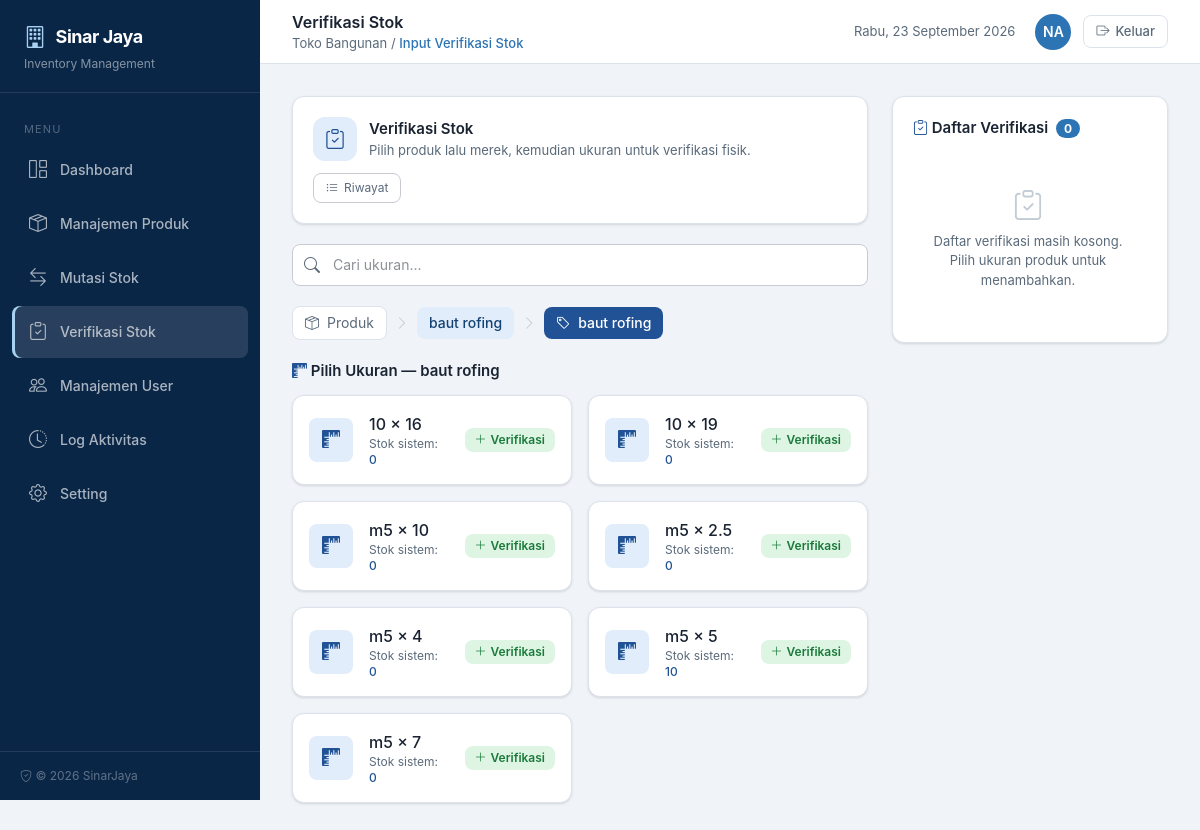
The app's page /verifikasi-stok/input?step=ukuran&produk_id=31&merek_id=21 (signed in), older data.
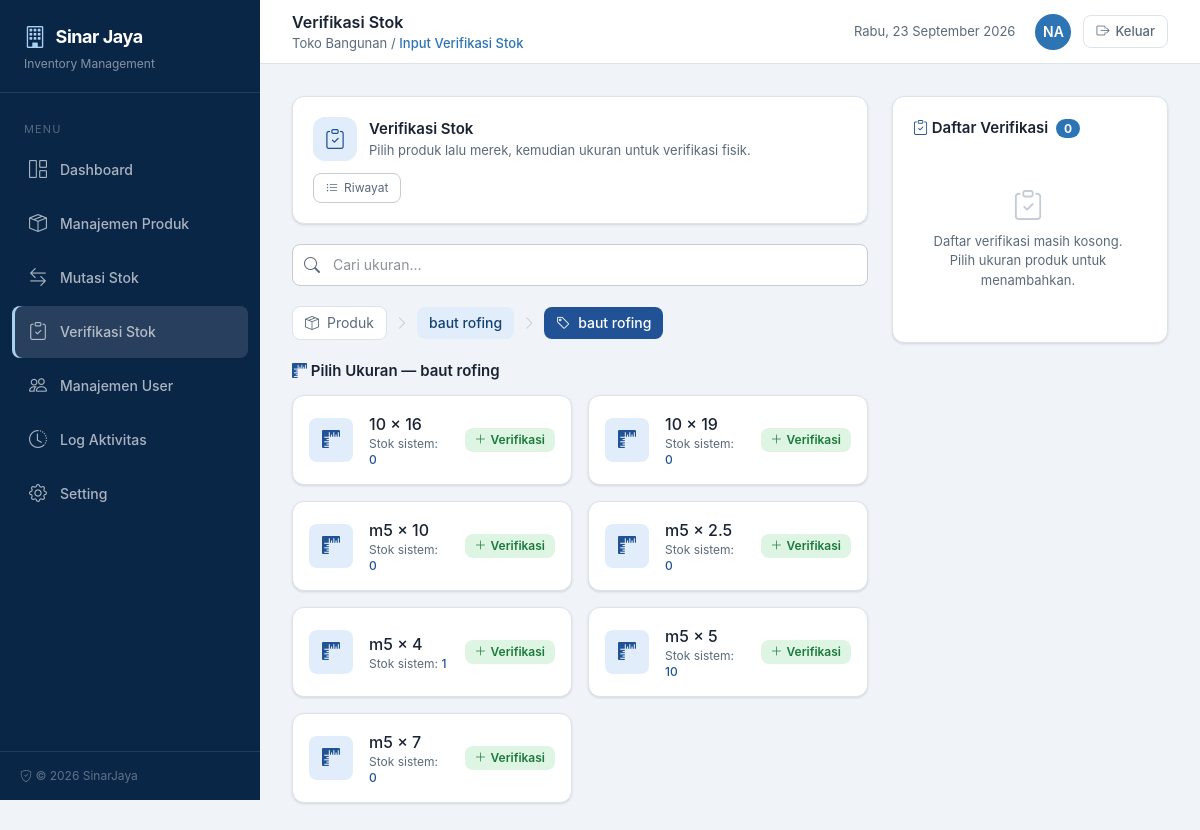
The same page, newer data.
### tables this page shows
CREATE TABLE "ukuran" ("id" integer primary key autoincrement not null, "id_merek" integer not null, "ukuran" varchar not null, "stok" numeric not null, "harga_modal" numeric not null, "harga_jual" numeric not null, "created_at" datetime, "updated_at" datetime, "deleted_at" datetime, ukuran_numeric REAL, foreign key("id_merek") references "merek"("id"));

### index.php (called while the page is built, shortened)
<?php
require_once __DIR__ . '/includes/helpers.php';
$uri = parse_url($_SERVER['REQUEST_URI'], PHP_URL_PATH);
$uri = rtrim($uri, '/') ?: '/';
$method = $_SERVER['REQUEST_METHOD'];
$routes = [
    'GET /'                               => ['action' => 'middleware',    'auth' => 'guest'],
    'GET /login'                          => ['page' => 'login',           'auth' => 'guest'],
    'POST /login'                         => ['action' => 'auth',          'auth' => 'guest'],
    'GET /logout'                         => ['action' => 'auth',          'auth' => 'auth', 'do' => 'logout'],
    'GET /dashboard'                      => ['page' => 'dashboard',       'auth' => 'auth'],
    'GET /produk'                         => ['page' => 'produk',          'auth' => 'auth'],
    'POST /produk'                        => ['action' => 'produk',        'auth' => 'auth'],
    'GET /mutasi-stok'                    => ['page' => 'mutasi-stok',     'auth' => 'auth'],
    'GET /mutasi-stok/input'              => ['page' => 'mutasi-stok-input', 'auth' => 'auth'],
    'POST /mutasi-stok'                   => ['action' => 'mutasi',        'auth' => 'auth'],
    'POST /mutasi-stok/input'             => ['action' => 'mutasi',        'auth' => 'auth'],
    'GET /verifikasi-stok'                => ['page' => 'verifikasi-stok', 'auth' => 'auth'],
    'GET /verifikasi-stok/input'          => ['page' => 'verifikasi-stok-input', 'auth' => 'auth'],
    'POST /verifikasi-stok'               => ['action' => 'verifikasi',    'auth' => 'auth'],
    'POST /verifikasi-stok/input'         => ['action' => 'verifikasi',    'auth' => 'auth'],
    'GET /manajemen-user'                 => ['page' => 'manajemen-user',  'auth' => 'auth'],
    'POST /manajemen-user'                => ['action' => 'user',          'auth' => 'auth'],
    'GET /log-aktivitas'                  => ['page' => 'log-aktivitas',   'auth' => 'auth'],
    'GET /cetak-mutasi'                   => ['page' => 'cetak-mutasi',    'auth' => 'auth'],
    'GET /cetak-log'                      => ['page' => 'cetak-log',       'auth' => 'auth'],
    'GET /setting'                        => ['page' => 'setting',         'auth' => 'auth'],
    'POST /setting'                       => ['action' => 'setting',       'auth' => 'auth'],
    'GET /api/produk-cascade'             => ['api' => 'produk-cascade', 'auth' => 'auth'],
];
$routeKey = $method . ' ' . $uri;
$route = $routes[$routeKey];
$pageFile = __DIR__ . '/pages/' . $route['page'] . '.php';
require $pageFile;

### includes/helpers.php (called while the page is built, shortened)
<?php
function sanitize(mixed $value): string
{
    return htmlspecialchars((string)$value, ENT_QUOTES, 'UTF-8');
}
function e(mixed $value): string
{
    return sanitize($value);
}
function format_number($angka, int $decimals = 2): string
{
    return number_format((float)$angka, $decimals, ',', '.');
}

### pages/verifikasi-stok-input.php (the view, shortened to what the changed rows need)
<?php
$db = db();
$step = &$_SESSION['verifikasi_step'];
$keranjang = &$_SESSION['verifikasi_keranjang'];
$search = trim($_GET['search'] ?? '');
$currentStep = 'produk';
if (!empty($step['produk_id']) && empty($step['merek_id'])) {
    $currentStep = 'merek';
} elseif (!empty($step['merek_id'])) {
    $currentStep = 'ukuran';
}
$produkSearch = $currentStep === 'produk' ? $search : '';
$produkPerHalaman = 100;
if ($produkSearch !== '' && search_min_length($produkSearch)) {
    [$produkSearchSql, $produkSearchParams] = fts_search_produk($produkSearch);
    $countP = $db->prepare('SELECT COUNT(*) FROM produk p WHERE p.deleted_at IS NULL AND ' . $produkSearchSql);
    $countP->execute($produkSearchParams);
    $produkTotal = (int)$countP->fetchColumn();
} else {
    $produkTotal = (int)$db->query('SELECT COUNT(*) FROM produk WHERE deleted_at IS NULL')->fetchColumn();
    $produkSearchSql = null;
    $produkSearchParams = [];
}
$produkTotalPages = max(1, (int)ceil($produkTotal / $produkPerHalaman));
$produkHalaman = max(1, min((int)($_GET['halaman'] ?? 1), $produkTotalPages));
$produkOffset = ($produkHalaman - 1) * $produkPerHalaman;
if ($produkSearchSql !== null) {
    $produkStmt = $db->prepare(
        'SELECT p.*, COUNT(m.id) AS merek_count
         FROM produk p
         LEFT JOIN merek m ON m.id_produk = p.id AND m.deleted_at IS NULL
         WHERE p.deleted_at IS NULL AND ' . $produkSearchSql .
        ' GROUP BY p.id ORDER BY p.nama LIMIT ? OFFSET ?'
    );
    $produkStmt->execute(array_merge($produkSearchParams, [$produkPerHalaman, $produkOffset]));
} else {
    $produkStmt = $db->prepare(
        'SELECT p.*, COUNT(m.id) AS merek_count
         FROM produk p
         LEFT JOIN merek m ON m.id_produk = p.id AND m.deleted_at IS NULL
         WHERE p.deleted_at IS NULL
         GROUP BY p.id ORDER BY p.nama LIMIT ? OFFSET ?'
    );
    $produkStmt->execute([$produkPerHalaman, $produkOffset]);
}
$produkCards = $produkStmt->fetchAll(PDO::FETCH_ASSOC);
$ukuranCards = [];
if ($currentStep === 'ukuran') {
    $ukuranWhere = 'id_merek = ? AND deleted_at IS NULL';
    $ukuranParams = [(int)$step['merek_id']];
    $ukuranSql = 'SELECT * FROM ukuran WHERE ' . $ukuranWhere . ' ORDER BY ukuran';
    $ukuranStmt = $db->prepare($ukuranSql);
    $ukuranStmt->execute($ukuranParams);
    $ukuranCards = $ukuranStmt->fetchAll(PDO::FETCH_ASSOC);
}
?>
<div data-verifikasi-input>
    <div class="grid grid-cols-1 lg:grid-cols-3 gap-6">
        <div class="lg:col-span-2 space-y-5">
            <?php if ($currentStep === 'produk'): ?>
                <div>
                    <h3 class="text-[15px] font-semibold mb-3"><i class="bi bi-box-seam text-[#205295]"></i> Pilih Produk</h3>
                    <div class="grid grid-cols-1 sm:grid-cols-2 gap-4">
                        <?php if (empty($produkCards)): ?>
                            <div class="col-span-full text-center py-8 text-[#5a6a7a]">Belum ada produk. Tambahkan lewat Manajemen Produk.</div>
                        <?php else: ?>
                            <?php foreach ($produkCards as $p): ?>
                                <a href="/verifikasi-stok/input?step=merek&produk_id=<?= (int)$p['id'] ?>"
                                   class="flex items-center gap-4 rounded-xl border border-[#dce3ed] bg-white p-4 shadow-sm hover:border-[#205295] hover:shadow-md transition-all text-left">
                                    <div class="w-11 h-11 rounded-lg bg-[#e1edfa] text-[#205295] flex items-center justify-center text-lg shrink-0"><i class="bi bi-box-seam"></i></div>
                                    <div class="min-w-0">
                                        <div class="font-medium truncate"><?= e($p['nama']) ?></div>
                                        <div class="text-xs text-[#5a6a7a]"><?= (int)$p['merek_count'] ?> merek</div>
                                    </div>
                                    <i class="bi bi-chevron-right ml-auto text-[#c3cbd5]"></i>
                                </a>
                            <?php endforeach; ?>
                        <?php endif; ?>
                    </div>
                    <?php if ($produkTotalPages > 1): ?>
                        <div class="mt-4 flex items-center justify-between gap-3 text-[13px] text-[#5a6a7a]">
                            <span>Menampilkan <?= $produkTotal > 0 ? (($produkHalaman - 1) * $produkPerHalaman + 1) : 0 ?>–<?= min($produkHalaman * $produkPerHalaman, $produkTotal) ?> dari <?= $produkTotal ?> produk</span>
                            <span class="flex items-center gap-2">
                                <?php if ($produkHalaman > 1): ?>
                                    <a href="/verifikasi-stok/input?step=produk&search=<?= e(urlencode($search)) ?>&halaman=<?= $produkHalaman - 1 ?>"
                                       class="inline-flex items-center gap-1 px-3 py-1.5 rounded-lg border border-[#dce3ed] bg-white hover:border-[#2c74b3] hover:text-[#2c74b3] transition">
                                        <i class="bi bi-chevron-left"></i> Sebelumnya
                                    </a>
                                <?php endif; ?>
                                <?php if ($produkHalaman < $produkTotalPages): ?>
                                    <a href="/verifikasi-stok/input?step=produk&search=<?= e(urlencode($search)) ?>&halaman=<?= $produkHalaman + 1 ?>"
                                       class="inline-flex items-center gap-1 px-3 py-1.5 rounded-lg border border-[#dce3ed] bg-white hover:border-[#2c74b3] hover:text-[#2c74b3] transition">
                                        Selanjutnya <i class="bi bi-chevron-right"></i>
                                    </a>
                                <?php endif; ?>
                            </span>
                        </div>
                    <?php endif; ?>
                </div>
            <?php else: ?>
                <div>
                    <div class="grid grid-cols-1 sm:grid-cols-2 gap-4">
                        <?php if (empty($ukuranCards)): ?>
                            <div class="col-span-full text-center py-8 text-[#5a6a7a]">Belum ada ukuran pada merek ini.</div>
                        <?php else: ?>
                            <?php foreach ($ukuranCards as $u): ?>
                                <?php $sudahDiKeranjang = isset($keranjang[$u['id']]); ?>
                                <?php if ($sudahDiKeranjang): ?>
                                    <div class="flex items-center gap-4 rounded-xl border border-[#1a7a3a] bg-[#f0faf2] p-4 shadow-sm">
                                <?php else: ?>
                                    <form method="POST" action="/verifikasi-stok/input"
                                          class="flex items-center gap-4 rounded-xl border border-[#dce3ed] bg-white p-4 shadow-sm hover:border-[#205295] hover:shadow-md transition-all text-left">
                                      <button type="submit" class="flex items-center gap-4 text-left w-full cursor-pointer">
                                <?php endif; ?>
                                    <div class="w-11 h-11 rounded-lg bg-[#e1edfa] text-[#205295] flex items-center justify-center text-lg shrink-0"><i class="bi bi-rulers"></i></div>
                                    <div class="min-w-0 flex-1">
                                        <div class="font-medium"><?= e($u['ukuran']) ?></div>
                                        <div class="text-xs text-[#5a6a7a]">Stok sistem: <span class="text-[#205295] font-medium"><?= format_number($u['stok'], 0) ?></span></div>
                                    </div>
                                    <?php if ($sudahDiKeranjang): ?>
                                        <span class="inline-flex items-center gap-1 px-2.5 py-1 rounded-lg bg-[#1a7a3a] text-white text-xs font-semibold"><i class="bi bi-check-lg"></i> Di keranjang</span>
                                    <?php else: ?>
                                        <span class="inline-flex items-center gap-1 px-2.5 py-1 rounded-lg bg-[#dff5e4] text-[#1a7a3a] text-xs font-semibold"><i class="bi bi-plus-lg"></i> Verifikasi</span>
                                    <?php endif; ?>
                                <?php if ($sudahDiKeranjang): ?>
                                    </div>
                                <?php else: ?>
                                      </button>
                                    </form>
                                <?php endif; ?>
                            <?php endforeach; ?>
                        <?php endif; ?>
                    </div>
                </div>
            <?php endif; ?>
        </div>
    </div>
</div>
<?php
require __DIR__ . '/../templates/app.php';

Row changes from the older to the newer data that the page shows:
changed ukuran (number 5 of 7 on the later page): stok "0" → "1"
